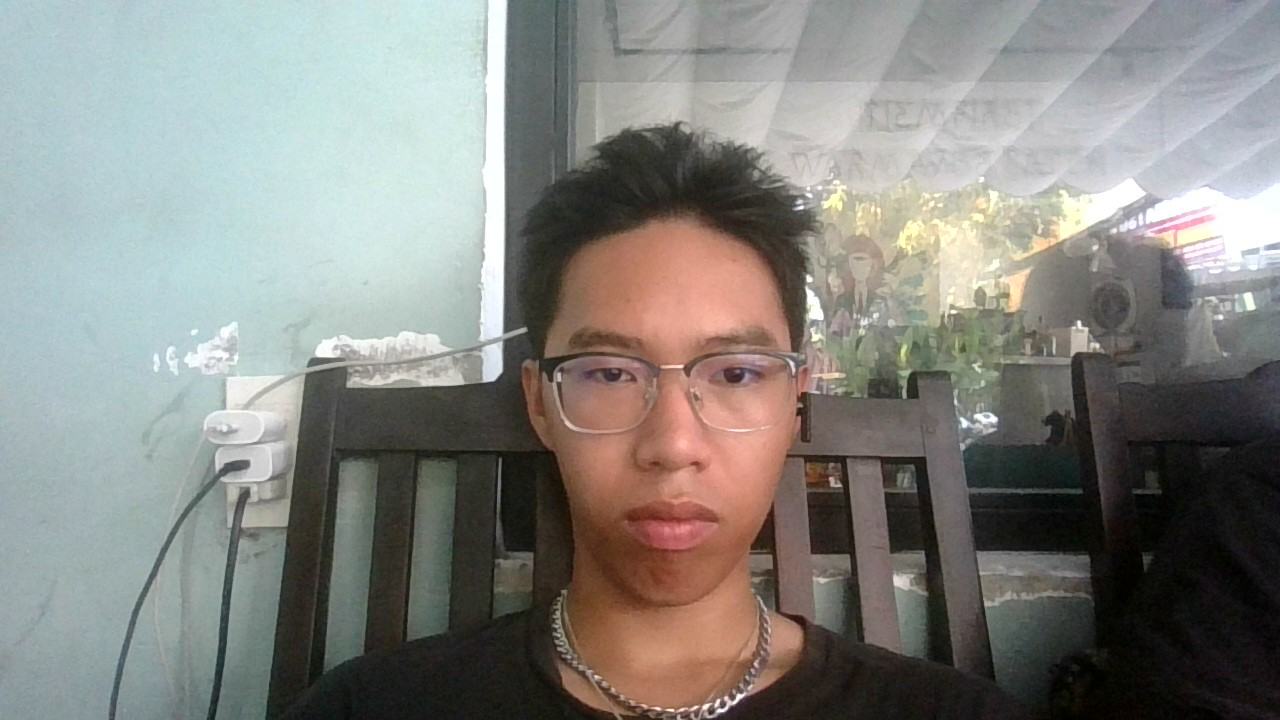
#> input picture data/registered_faces/A_1.png, 1280 x 720 px
$ python -i emotion.py   (imports and definitions only)
#> lines starting #> are read from the running program, lines starting #| are printed output that depends on the picture
from __future__ import annotations

from dataclasses import dataclass
from pathlib import Path

import numpy as np
from PIL import Image
import cv2


@dataclass(frozen=True)
class EmotionResult:
    label: str
    confidence: float


class EmotionDetector:
    """Emotion detector using facial feature detection (mouth, eyes, face geometry)."""

    def __init__(self, checkpoint_path: Path | None = None) -> None:
        self.checkpoint_path = checkpoint_path
        self.labels = ["angry", "disgust", "fear", "happy", "neutral", "sad", "surprise"]

        # Load cascade classifiers
        cascade_dir = cv2.data.haarcascades
        self.face_cascade = cv2.CascadeClassifier(cascade_dir + 'haarcascade_frontalface_default.xml')
        self.eye_cascade = cv2.CascadeClassifier(cascade_dir + 'haarcascade_eye.xml')
        self.mouth_cascade = cv2.CascadeClassifier(cascade_dir + 'haarcascade_smile.xml')

    def predict(self, image: Image.Image | np.ndarray) -> EmotionResult:
        """Predict emotion based on facial features (mouth opening, eye openness)."""
        try:
            # Convert PIL Image to numpy array if needed
            if isinstance(image, Image.Image):
                image_array = np.array(image)
            else:
                image_array = image.astype(np.uint8)

            # Ensure RGB format (remove alpha if present)
            if len(image_array.shape) == 3 and image_array.shape[2] == 4:
                image_array = image_array[:, :, :3]

            # Convert to grayscale for detection
            gray = cv2.cvtColor(image_array, cv2.COLOR_RGB2GRAY)
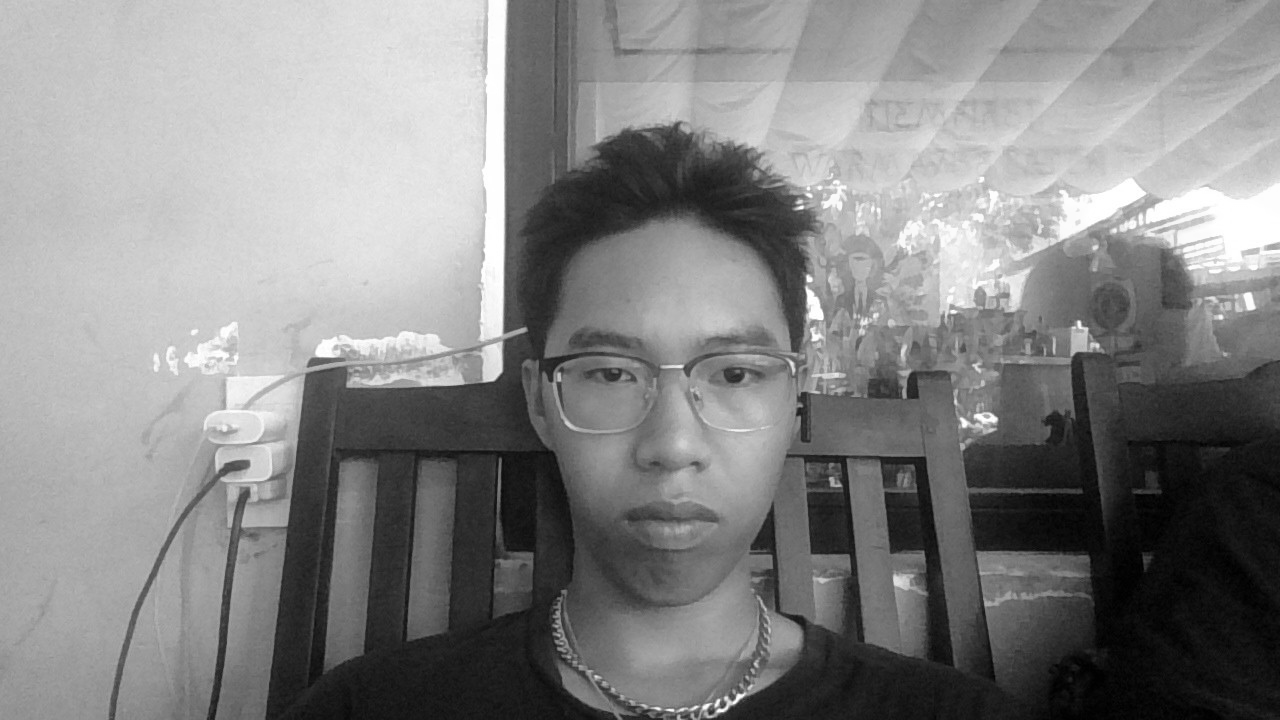
#> gray: shape (720, 1280); min 0, max 255, mean 133.1

            # Detect faces
            faces = self.face_cascade.detectMultiScale(gray, scaleFactor=1.1, minNeighbors=5, minSize=(30, 30))
#> faces = [[1028, 165, 70, 70], [230, 507, 68, 68], [520, 253, 300, 300]]

            if len(faces) == 0:
                return EmotionResult(label="neutral", confidence=0.5)

            # Use first detected face
            (x, y, w, h) = faces[0]
#> x = 1028; y = 165; w = 70; h = 70
            face_region = gray[y:y+h, x:x+w]
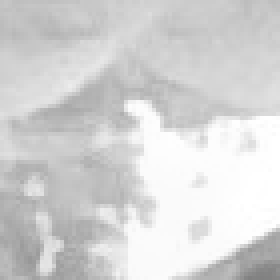
#> face_region: shape (70, 70) (shown 4 times larger); min 129, max 255, mean 212.3

            # Detect eyes in face region
            eyes = self.eye_cascade.detectMultiScale(face_region, scaleFactor=1.1, minNeighbors=5, minSize=(15, 15))
#> eyes = ()
            eye_count = len(eyes)
#> eye_count = 0

            # Detect smile/mouth in face region
            smiles = self.mouth_cascade.detectMultiScale(face_region, scaleFactor=1.7, minNeighbors=20, minSize=(20, 20))
#> smiles = ()
            smile_detected = len(smiles) > 0
#> smile_detected = False

            # Analyze face region brightness for additional clues
            brightness = np.mean(face_region) / 255.0
#> brightness = 0.832

            # Simple emotion classification based on features
            if smile_detected and eye_count >= 2:
                emotion = "happy"
                confidence = 0.80
            elif eye_count >= 2 and brightness > 0.6:
                emotion = "neutral"
                confidence = 0.70
            elif eye_count >= 2 and brightness < 0.4:
                emotion = "sad"
                confidence = 0.68
            elif eye_count == 0:
                # Eyes not detected, likely closed or squinting (sad/tired)
                emotion = "sad"
                confidence = 0.65
            else:
                emotion = "neutral"
                confidence = 0.60

            return EmotionResult(label=emotion, confidence=confidence)

        except Exception as e:
            print(f"Emotion detection error: {e}")
            return EmotionResult(label="neutral", confidence=0.5)

>>> import cv2
>>> picture = cv2.cvtColor(cv2.imread('../../data/registered_faces/A_1.png'), cv2.COLOR_BGR2RGB)
>>> result = EmotionDetector().predict(picture)
